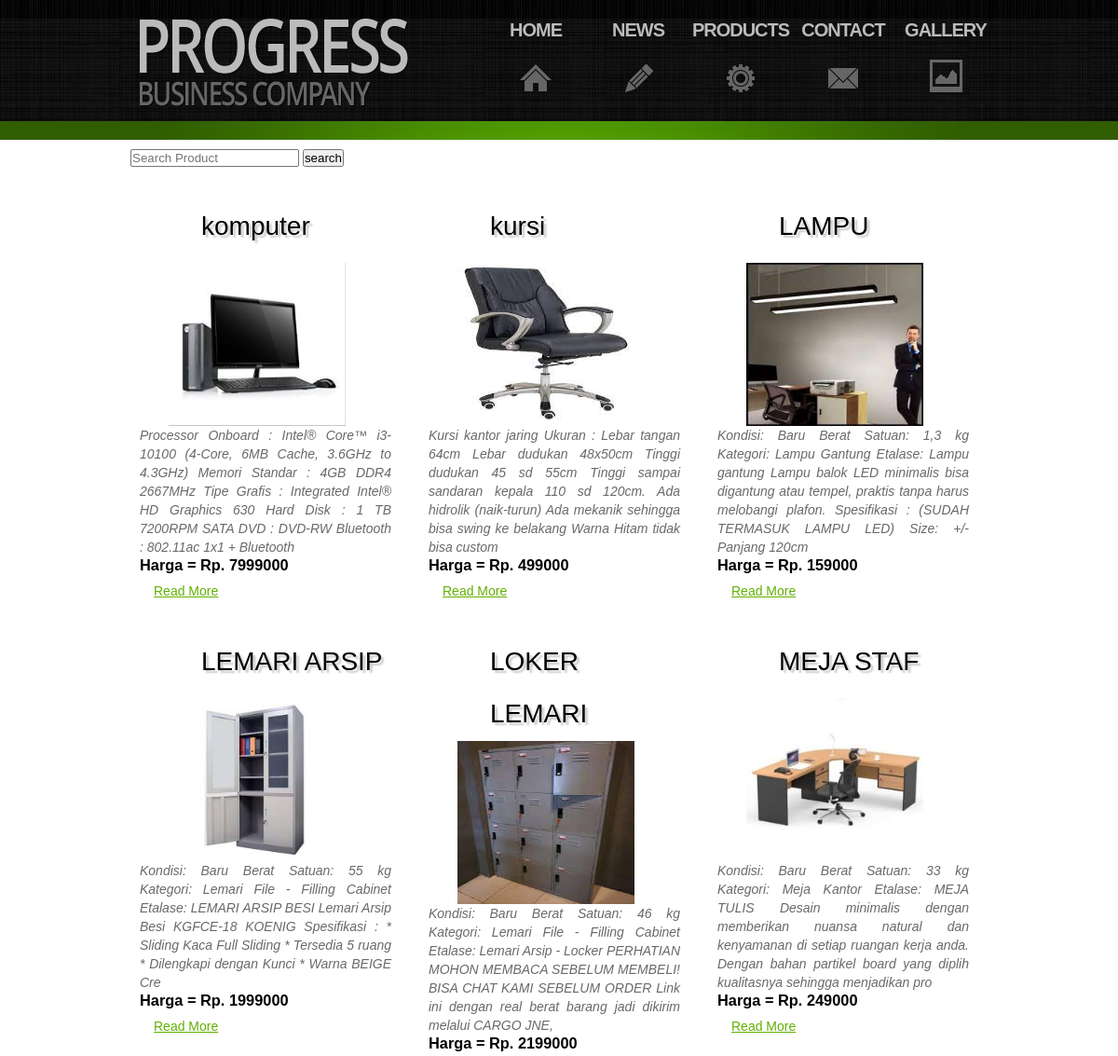
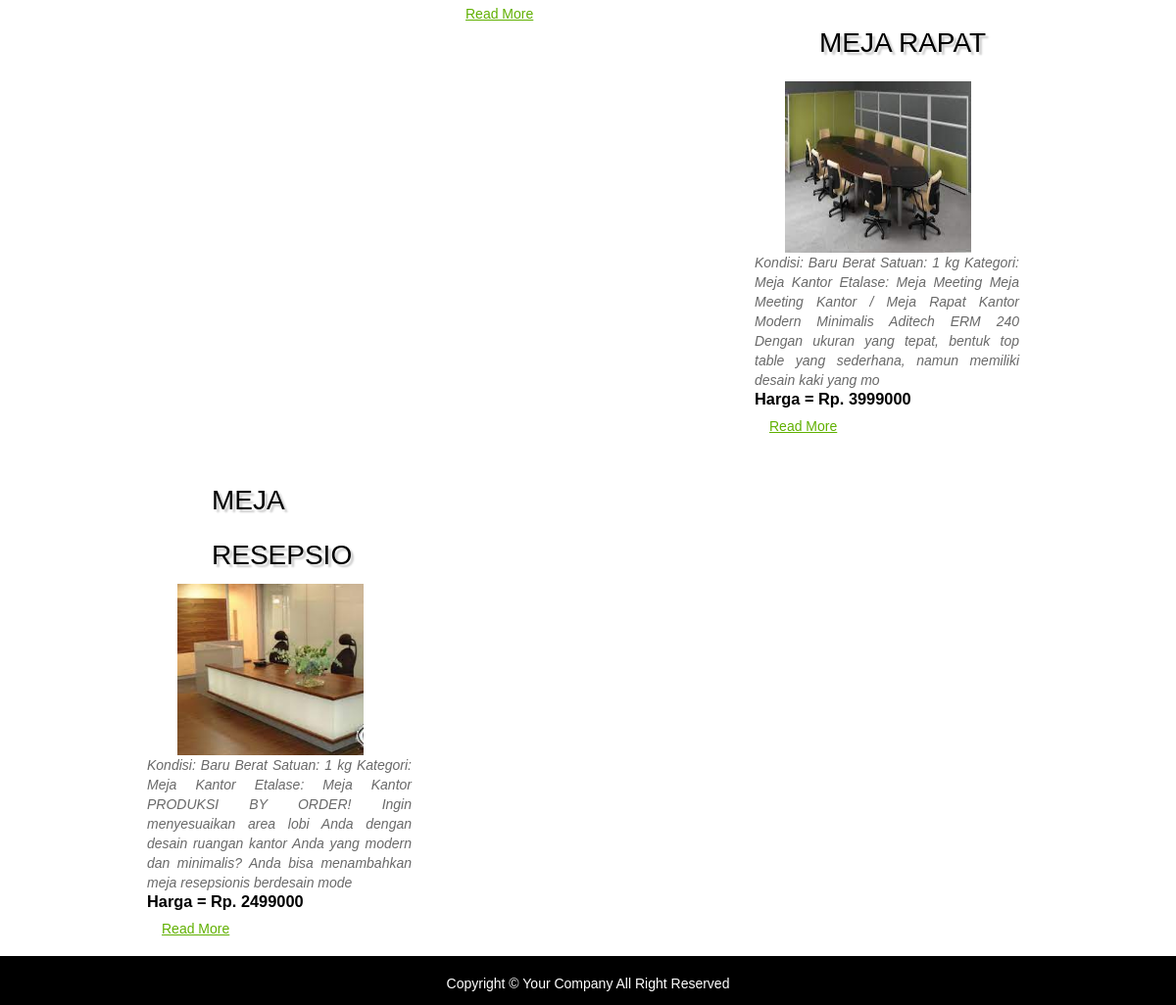
/products.php, run on the app's committed database (2 pictures, top to bottom).
### tables this page shows
CREATE TABLE `product_tbl` (
  `id_product` int(11) NOT NULL,
  `name_product` varchar(250) NOT NULL,
  `description_product` text NOT NULL,
  `gambar_product` varchar(250) NOT NULL,
  `price` int(11) NOT NULL,
  `createdate` date NOT NULL
);

### products.php (the view, shortened to what this page needs)
<!doctype html>
<html>
<head>
<link href="css/style.css" rel="stylesheet" type="text/css">
</head>
<body>
<div id="wrapper">
  <div id="header">
           <div class="container">
           		<img id="logo" src="images/logo.png">
                <div id="menu">
                	<ul>
                        <li class="nav1"><a href="index.php">HOME</a></li>
                        <li class="nav2"><a href="news.php">NEWS</a></li>
                        <li class="nav3"><a href="product_pagging.php">PRODUCTS</a></li>
                        <li class="nav4"><a href="contact.php">CONTACT</a></li>
                        <li class="nav5"><a href="gallery.php">GALLERY</a></li>
                    </ul>
                </div>
           </div>
     </div>
   <div id="greenLine"></div>
   <div id="content">
            <div class="container">
                <div class="top_news">
                    <form action="search_product.php" methode="get">
                        <input type="text" name="searchone" placeholder="Search Product">
                        <input type="submit" value="search">
                    </form>
                </div>
                <?php
                $koneksi = new mysqli ("localhost","root","","progres_bisnis_db_barkah");
                $sql = "SELECT * FROM product_tbl";
                $query = $koneksi->query($sql);
                $rowproduct = $query->fetch_assoc();
                do {
                ?>
                <div class="product_item">
                	<div class="number_icon"><?php echo $rowproduct['id_product']?></div>
                    <h2 class="product_title"><?php echo $rowproduct['name_product']?></h2>
                    <div class="img_box" style="width:221px; height:182px; ">
                    <img src="product_images/<?php echo $rowproduct['gambar_product']?>" class="product_image">
                    </div>
                    <p class="product_desc">
                    <?php echo substr ($rowproduct['description_product'],0,250);?>
                    </p>
                    <h3>Harga = Rp. <?php echo $rowproduct['price']?></h3>
                    <a href="product_detail.php?id_product=<?php echo $rowproduct ['id_product'];?>" class="link_detail">Read More</a>
                </div>
                <?php }while ($rowproduct = $query->fetch_assoc());?>
            </div>
       </div>
	   <div id="footer">
        	<div class="container">
            	<p> Copyright &copy; Your Company All Right Reserved</p>
            </div>
       </div>
</div>
</body>
</html>

### css/style.css (style rules this page uses)
* { margin:0px; padding:0px; }
body { background:#000; font:14px "Trebuchet MS", Arial, Helvetica, sans-serif; }
.container { width:940px; height:100%;margin:auto; overflow:auto; overflow-y:hidden; overflow-x:hidden; }
#header { background:url(../images/bg.jpg); height:130px; }
#logo { margin-top:20px; margin-left:20px; float:left; }
#menu { height:auto; float:right; margin-top:20px; }
#menu li { float:left; list-style:none; width:110px; }
#menu li a { display:block; font:20px "Trebuchet MS", Arial, Helvetica, sans-serif; line-height:1.2em; color:#bbb; text-transform:uppercase; text-decoration:none; text-align:center; letter-spacing:-1px; height:79px; font-style:normal; font-weight:700 }
.nav1 { background:url(../images/menu_icon1.gif) no-repeat center bottom; }
.nav2 { background:url(../images/menu_icon2.gif) no-repeat center bottom; }
.nav3 { background:url(../images/menu_icon3.gif) no-repeat center bottom; }
.nav4 { background:url(../images/menu_icon4.gif) no-repeat center bottom; }
.nav5 { background:url(../images/image_gallery/icon_gallery.png) no-repeat center bottom; }
#greenLine { background:url(../images/bg_top_img.jpg) center no-repeat #305D00; height:20px; }
#content { background:#fff; min-height:500px; }
.link_detail { float:left; margin-left:15px; color:#60B000; display:block; margin-top:10px; }
.product_item { min-height:280px; width:270px; margin:20px; float:left; }
.number_icon { height:56px; width:56px; background:url(../images/dropcap1.gif); text-align:center; font-size:43px; float:left; margin-bottom:10px; color:#FFF; }
.product_title { width:200px; float:left; margin-left:10px; line-height:56px; font-size:28px; text-shadow:3px 3px 2px #CCC; font-weight:lighter; }
.product_desc { line-height:20px; min-height:60px; color:#696969; margin-top:10px; font-size:14px; font-style:italic; text-align: justify; }
.product_image { float:right; margin-top:1px; height:175px; width: 190px; }
#footer { background:#000; height:30px; margin:auto; text-align:center; font-size:14px; color:#FFF; padding-top:20px; }

### products.php (style rules this page uses)
.top_news { height: 25px;padding: 10px; }
.top_news form { float: left; width: 250px; }

### data on the page
product_tbl: name_product "komputer", gambar_product (picture), description_product "Processor Onboard : Intel® Core™ i3-10100 (4-Core, 6MB Cache, 3.6GHz to 4.3GHz) Memori Standar : 4GB DDR4 2667MHz Tipe Grafis : Integrated Intel® HD Graphics 630 Hard Disk : 1 TB 7200RPM SATA DVD : DVD-RW Bluetooth : 802.11ac 1x1 + Bluetooth", price "7999000"
product_tbl: name_product "kursi", gambar_product (picture), description_product "Kursi kantor jaring Ukuran : Lebar tangan 64cm Lebar dudukan 48x50cm Tinggi dudukan 45 sd 55cm Tinggi sampai sandaran kepala 110 sd 120cm. Ada hidrolik (naik-turun) Ada mekanik sehingga bisa swing ke belakang Warna Hitam tidak bisa custom", price "499000"
product_tbl: name_product "LAMPU", gambar_product (picture), description_product "Kondisi: Baru Berat Satuan: 1,3 kg Kategori: Lampu Gantung Etalase: Lampu gantung Lampu balok LED minimalis bisa digantung atau tempel, praktis tanpa harus melobangi plafon. Spesifikasi : (SUDAH TERMASUK LAMPU LED) Size: +/- Panjang 120cm", price "159000"
product_tbl: name_product "LEMARI ARSIP", gambar_product (picture), description_product "Kondisi: Baru Berat Satuan: 55 kg Kategori: Lemari File - Filling Cabinet Etalase: LEMARI ARSIP BESI Lemari Arsip Besi KGFCE-18 KOENIG Spesifikasi : * Sliding Kaca Full Sliding * Tersedia 5 ruang * Dilengkapi dengan Kunci * Warna BEIGE Cre", price "1999000"
product_tbl: name_product "LOKER LEMARI", gambar_product (picture), description_product "Kondisi: Baru Berat Satuan: 46 kg Kategori: Lemari File - Filling Cabinet Etalase: Lemari Arsip - Locker PERHATIAN MOHON MEMBACA SEBELUM MEMBELI! BISA CHAT KAMI SEBELUM ORDER Link ini dengan real berat barang jadi dikirim melalui CARGO JNE,", price "2199000"
product_tbl: name_product "MEJA STAF", gambar_product (picture), description_product "Kondisi: Baru Berat Satuan: 33 kg Kategori: Meja Kantor Etalase: MEJA TULIS Desain minimalis dengan memberikan nuansa natural dan kenyamanan di setiap ruangan kerja anda. Dengan bahan partikel board yang diplih kualitasnya sehingga menjadikan pro", price "249000"
product_tbl: name_product "MEJA RAPAT", gambar_product (picture), description_product "Kondisi: Baru Berat Satuan: 1 kg Kategori: Meja Kantor Etalase: Meja Meeting Meja Meeting Kantor / Meja Rapat Kantor Modern Minimalis Aditech ERM 240 Dengan ukuran yang tepat, bentuk top table yang sederhana, namun memiliki desain kaki yang mo", price "3999000"
product_tbl: name_product "MEJA RESEPSIO", gambar_product (picture), description_product "Kondisi: Baru Berat Satuan: 1 kg Kategori: Meja Kantor Etalase: Meja Kantor PRODUKSI BY ORDER! Ingin menyesuaikan area lobi Anda dengan desain ruangan kantor Anda yang modern dan minimalis? Anda bisa menambahkan meja resepsionis berdesain mode", price "2499000"
